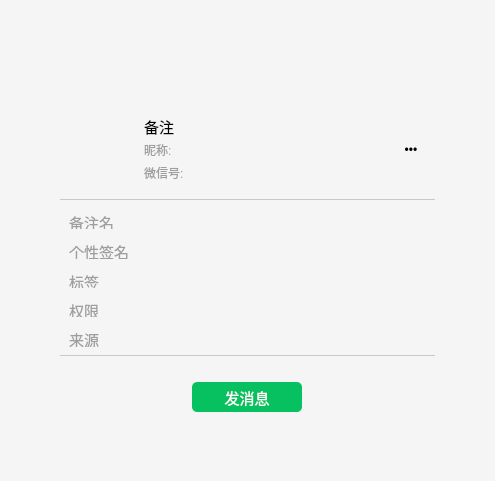
         <widget class="QWidget" name="page2_right_area" native="true">
          <property name="styleSheet">
           <string notr="true">background-color: rgb(245, 245, 245);</string>
          </property>
          <layout class="QGridLayout" name="gridLayout">
           <item row="0" column="3">
            <spacer name="horizontalSpacer_5">
             <property name="orientation">
              <enum>Qt::Horizontal</enum>
             </property>
             <property name="sizeHint" stdset="0">
              <size>
               <width>40</width>
               <height>20</height>
              </size>
             </property>
            </spacer>
           </item>
           <item row="0" column="1">
            <spacer name="horizontalSpacer_4">
             <property name="orientation">
              <enum>Qt::Horizontal</enum>
             </property>
             <property name="sizeHint" stdset="0">
              <size>
               <width>40</width>
               <height>20</height>
              </size>
             </property>
            </spacer>
           </item>
           <item row="0" column="2">
            <widget class="QWidget" name="user_info_widget" native="true">
             <layout class="QVBoxLayout" name="verticalLayout_10">
              <item>
               <spacer name="verticalSpacer_8">
                <property name="orientation">
                 <enum>Qt::Vertical</enum>
                </property>
                <property name="sizeType">
                 <enum>QSizePolicy::Fixed</enum>
                </property>
                <property name="sizeHint" stdset="0">
                 <size>
                  <width>20</width>
                  <height>80</height>
                 </size>
                </property>
               </spacer>
              </item>
              <item>
               <widget class="QWidget" name="widget_2" native="true">
                <property name="minimumSize">
                 <size>
                  <width>375</width>
                  <height>100</height>
                 </size>
                </property>
                <property name="maximumSize">
                 <size>
                  <width>375</width>
                  <height>100</height>
                 </size>
                </property>
                <property name="styleSheet">
                 <string notr="true">#widget_2{
	border-bottom:1px solid rgb(200,200,200);
}</string>
                </property>
                <layout class="QHBoxLayout" name="horizontalLayout_8">
                 <item>
                  <widget class="QLabel" name="user_headpic_label">
                   <property name="minimumSize">
                    <size>
                     <width>60</width>
                     <height>60</height>
                    </size>
                   </property>
                   <property name="maximumSize">
                    <size>
                     <width>60</width>
                     <height>60</height>
                    </size>
                   </property>
                   <property name="text">
                    <string/>
                   </property>
                  </widget>
                 </item>
                 <item>
                  <widget class="QWidget" name="widget_3" native="true">
                   <layout class="QFormLayout" name="formLayout">
                    <item row="0" column="0">
                     <widget class="QLabel" name="user_remark_label">
                      <property name="font">
                       <font>
                        <pointsize>11</pointsize>
                       </font>
                      </property>
                      <property name="text">
                       <string>备注</string>
                      </property>
                     </widget>
                    </item>
                    <item row="0" column="1">
                     <widget class="QLabel" name="user_sex_label">
                      <property name="minimumSize">
                       <size>
                        <width>20</width>
                        <height>20</height>
                       </size>
                      </property>
                      <property name="maximumSize">
                       <size>
                        <width>20</width>
                        <height>20</height>
                       </size>
                      </property>
                      <property name="text">
                       <string/>
                      </property>
                     </widget>
                    </item>
                    <item row="1" column="0">
                     <widget class="QLabel" name="label_2">
                      <property name="styleSheet">
                       <string notr="true">color: rgb(158, 158, 158);</string>
                      </property>
                      <property name="text">
                       <string>昵称:</string>
                      </property>
                     </widget>
                    </item>
                    <item row="1" column="1">
                     <widget class="QLabel" name="user_nickname_label">
                      <property name="text">
                       <string/>
                      </property>
                     </widget>
                    </item>
                    <item row="2" column="0">
                     <widget class="QLabel" name="label_4">
                      <property name="styleSheet">
                       <string notr="true">color: rgb(158, 158, 158);</string>
                      </property>
                      <property name="text">
                       <string>微信号:</string>
                      </property>
                     </widget>
                    </item>
                    <item row="2" column="1">
                     <widget class="QLabel" name="user_account_label">
                      <property name="text">
                       <string/>
                      </property>
                     </widget>
                    </item>
                   </layout>
                  </widget>
                 </item>
                 <item>
                  <widget class="QPushButton" name="otherFuncBtn">
                   <property name="minimumSize">
                    <size>
                     <width>30</width>
                     <height>30</height>
                    </size>
                   </property>
                   <property name="maximumSize">
                    <size>
                     <width>30</width>
                     <height>30</height>
                    </size>
                   </property>
                   <property name="cursor">
                    <cursorShape>PointingHandCursor</cursorShape>
                   </property>
                   <property name="styleSheet">
                    <string notr="true">#otherFuncBtn{
border:0px;
background-color: rgb(245, 245, 245);
}
#otherFuncBtn::menu-indicator
{
	image:none;
}
</string>
                   </property>
                   <property name="text">
                    <string>•••</string>
                   </property>
                  </widget>
                 </item>
                </layout>
               </widget>
              </item>
              <item>
               <widget class="QWidget" name="widget_4" native="true">
                <property name="minimumSize">
                 <size>
                  <width>375</width>
                  <height>150</height>
                 </size>
                </property>
                <property name="maximumSize">
                 <size>
                  <width>375</width>
                  <height>150</height>
                 </size>
                </property>
                <property name="styleSheet">
                 <string notr="true">#widget_4{
	border-bottom:1px solid rgb(200,200,200);
}</string>
                </property>
                <layout class="QFormLayout" name="formLayout_2">
                 <property name="horizontalSpacing">
                  <number>10</number>
                 </property>
                 <property name="verticalSpacing">
                  <number>15</number>
                 </property>
                 <item row="0" column="0">
                  <widget class="QLabel" name="label_3">
                   <property name="minimumSize">
                    <size>
                     <width>60</width>
                     <height>0</height>
                    </size>
                   </property>
                   <property name="maximumSize">
                    <size>
                     <width>60</width>
                     <height>16777215</height>
                    </size>
                   </property>
                   <property name="font">
                    <font>
                     <pointsize>11</pointsize>
                    </font>
                   </property>
                   <property name="styleSheet">
                    <string notr="true">color: rgb(158, 158, 158);</string>
                   </property>
                   <property name="text">
                    <string>备注名</string>
                   </property>
                  </widget>
                 </item>
                 <item row="0" column="1">
                  <widget class="QLabel" name="user_remark_label2">
                   <property name="text">
                    <string/>
                   </property>
                  </widget>
                 </item>
                 <item row="2" column="0">
                  <widget class="QLabel" name="label_5">
                   <property name="minimumSize">
                    <size>
                     <width>60</width>
                     <height>0</height>
                    </size>
                   </property>
                   <property name="maximumSize">
                    <size>
                     <width>60</width>
                     <height>16777215</height>
                    </size>
                   </property>
                   <property name="font">
                    <font>
                     <pointsize>11</pointsize>
                    </font>
                   </property>
                   <property name="styleSheet">
                    <string notr="true">color: rgb(158, 158, 158);</string>
                   </property>
                   <property name="text">
                    <string>标签</string>
                   </property>
                  </widget>
                 </item>
                 <item row="2" column="1">
                  <widget class="QLabel" name="user_tag_label">
                   <property name="text">
                    <string/>
                   </property>
                  </widget>
                 </item>
                 <item row="3" column="0">
                  <widget class="QLabel" name="label_7">
                   <property name="minimumSize">
                    <size>
                     <width>60</width>
                     <height>0</height>
                    </size>
                   </property>
                   <property name="maximumSize">
                    <size>
                     <width>60</width>
                     <height>16777215</height>
                    </size>
                   </property>
                   <property name="font">
                    <font>
                     <pointsize>11</pointsize>
                    </font>
                   </property>
                   <property name="styleSheet">
                    <string notr="true">color: rgb(158, 158, 158);</string>
                   </property>
                   <property name="text">
                    <string>权限</string>
                   </property>
                  </widget>
                 </item>
                 <item row="3" column="1">
                  <widget class="QLabel" name="access_label">
                   <property name="text">
                    <string/>
                   </property>
                  </widget>
                 </item>
                 <item row="4" column="0">
                  <widget class="QLabel" name="label_6">
                   <property name="minimumSize">
                    <size>
                     <width>60</width>
                     <height>0</height>
                    </size>
                   </property>
                   <property name="maximumSize">
                    <size>
                     <width>60</width>
                     <height>16777215</height>
                    </size>
                   </property>
                   <property name="font">
                    <font>
                     <pointsize>11</pointsize>
                    </font>
                   </property>
                   <property name="styleSheet">
                    <string notr="true">color: rgb(158, 158, 158);</string>
                   </property>
                   <property name="text">
                    <string>来源</string>
                   </property>
                  </widget>
                 </item>
                 <item row="4" column="1">
                  <widget class="QLabel" name="user_addsourse_label">
                   <property name="text">
                    <string/>
                   </property>
                  </widget>
                 </item>
                 <item row="1" column="0">
                  <widget class="QLabel" name="label_8">
                   <property name="minimumSize">
                    <size>
                     <width>60</width>
                     <height>0</height>
                    </size>
                   </property>
                   <property name="maximumSize">
                    <size>
                     <width>60</width>
                     <height>16777215</height>
                    </size>
                   </property>
                   <property name="font">
                    <font>
                     <pointsize>11</pointsize>
                    </font>
                   </property>
                   <property name="styleSheet">
                    <string notr="true">color: rgb(158, 158, 158);</string>
                   </property>
                   <property name="text">
                    <string>个性签名</string>
                   </property>
                  </widget>
                 </item>
                 <item row="1" column="1">
                  <widget class="QLabel" name="user_signature_label">
                   <property name="text">
                    <string/>
                   </property>
                  </widget>
                 </item>
                </layout>
               </widget>
              </item>
              <item>
               <widget class="QWidget" name="widget_5" native="true">
                <property name="minimumSize">
                 <size>
                  <width>0</width>
                  <height>0</height>
                 </size>
                </property>
                <layout class="QHBoxLayout" name="horizontalLayout_11">
                 <property name="topMargin">
                  <number>20</number>
                 </property>
                 <item>
                  <widget class="QPushButton" name="doSomethingToUserBtn">
                   <property name="minimumSize">
                    <size>
                     <width>110</width>
                     <height>30</height>
                    </size>
                   </property>
                   <property name="maximumSize">
                    <size>
                     <width>110</width>
                     <height>30</height>
                    </size>
                   </property>
                   <property name="font">
                    <font>
                     <pointsize>11</pointsize>
                    </font>
                   </property>
                   <property name="cursor">
                    <cursorShape>PointingHandCursor</cursorShape>
                   </property>
                   <property name="styleSheet">
                    <string notr="true">border:0px;
border-radius:5px;
background-color: rgb(7, 193, 96);
color: rgb(255, 255, 255);

</string>
                   </property>
                   <property name="text">
                    <string>发消息</string>
                   </property>
                  </widget>
                 </item>
                </layout>
               </widget>
              </item>
              <item>
               <spacer name="verticalSpacer_7">
                <property name="orientation">
                 <enum>Qt::Vertical</enum>
                </property>
                <property name="sizeHint" stdset="0">
                 <size>
                  <width>20</width>
                  <height>40</height>
                 </size>
                </property>
               </spacer>
              </item>
             </layout>
            </widget>
           </item>
          </layout>
         </widget>
